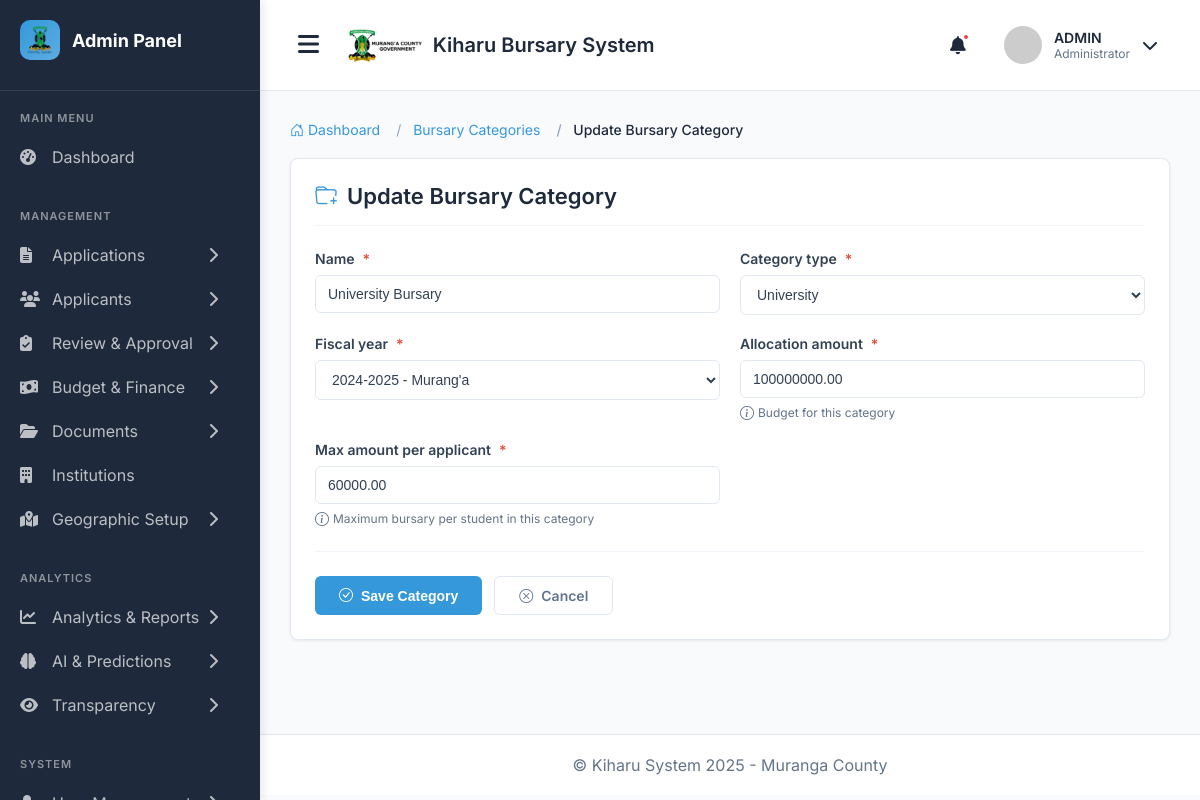
The app's page /admin-bursary-categories/2/update/ (signed in) with its own data.
### main_application/models.py (models this page shows, shortened)
class BursaryCategory(models.Model):
    CATEGORY_TYPES = (
        ('highschool', 'High School'),
        ('special_school', 'Special School'),
        ('college', 'College'),
        ('university', 'University'),
        ('technical', 'Technical/Vocational'),
        ('freshers', 'University Freshers'),
        ('merit', 'Merit-Based'),
        ('needy', 'Extremely Needy'),
        ('orphan', 'Orphan/Vulnerable'),
    )
    name = models.CharField(max_length=100)
    category_type = models.CharField(max_length=20, choices=CATEGORY_TYPES)
    fiscal_year = models.ForeignKey(FiscalYear, on_delete=models.CASCADE, related_name='categories')
    allocation_amount = models.DecimalField(
        max_digits=12,
        decimal_places=2,
        help_text="Budget for this category"
    )
    max_amount_per_applicant = models.DecimalField(
        max_digits=10,
        decimal_places=2,
        help_text="Maximum bursary per student in this category"
    )
    min_amount_per_applicant = models.DecimalField(
        max_digits=10,
        decimal_places=2,
        default=5000,
        help_text="Minimum bursary per student"
    )
    target_beneficiaries = models.PositiveIntegerField(
        blank=True,
        null=True,
        help_text="Target number of beneficiaries"
    )
    description = models.TextField(blank=True, null=True)
    is_active = models.BooleanField(default=True)
    class Meta:
        verbose_name_plural = "Bursary Categories"
        ordering = ['fiscal_year', 'category_type']

### main_application/views.py (the view)
# urls.py: path('admin-bursary-categories/<int:pk>/update/', views.bursary_category_update, name='bursary_category_update'),
@login_required
@user_passes_test(is_admin)
def bursary_category_update(request, pk):
    category = get_object_or_404(BursaryCategory, pk=pk)
    if request.method == 'POST':
        form = BursaryCategoryForm(request.POST, instance=category)
        if form.is_valid():
            form.save()
            messages.success(request, "Bursary category updated successfully.")
            return redirect('bursary_category_list')  # adjust this to your list view
    else:
        form = BursaryCategoryForm(instance=category)
    return render(request, 'admin/bursary_category_form.html', {'form': form, 'title': 'Update Bursary Category'})

### main_application/forms.py
class BursaryCategoryForm(forms.ModelForm):
    class Meta:
        model = BursaryCategory
        fields = ['name', 'category_type', 'fiscal_year', 'allocation_amount', 'max_amount_per_applicant']
        widgets = {
            'name': forms.TextInput(attrs={'class': 'form-control'}),
            'category_type': forms.Select(attrs={'class': 'form-control'}),
            'fiscal_year': forms.Select(attrs={'class': 'form-control'}),
            'allocation_amount': forms.NumberInput(attrs={'class': 'form-control'}),
            'max_amount_per_applicant': forms.NumberInput(attrs={'class': 'form-control'}),
        }

### main_application/models.py (called while the page is built)
    def __str__(self):
        return f"{self.name} - {self.county.name}"

### main_application/views.py (called while the page is built)
def is_admin(user):
    return user.user_type == 'admin'

### templates/admin/bursary_category_form.html (shortened to what this page needs)
{% extends "admin_base.html" %}
{% block content %}
<div class="container-fluid">
    <nav aria-label="breadcrumb">
        <ol class="breadcrumb">
            <li class="breadcrumb-item">
                <a href="{% url 'admin_dashboard' %}">
                    <i class="bi bi-house-door"></i> Dashboard
                </a>
            </li>
            <li class="breadcrumb-item">
                <a href="{% url 'bursary_category_list' %}">
                    Bursary Categories
                </a>
            </li>
            <li class="breadcrumb-item active" aria-current="page">
                {{ title }}
            </li>
        </ol>
    </nav>
    <div class="section-container">
        <div class="page-header">
            <h1 class="page-title">
                <i class="bi bi-folder-plus"></i>
                {{ title }}
            </h1>
        </div>
        <form method="post" novalidate>
            <div class="form-section">
                <div class="form-row">
                    {% for field in form %}
                        <div class="form-group">
                            <label for="{{ field.id_for_label }}" class="form-label{% if field.field.required %} required{% endif %}">
                                {{ field.label }}
                            </label>
                            {% if field.field.widget.input_type == 'select' %}
                                {{ field }}
                            {% elif field.field.widget.input_type == 'textarea' %}
                                {{ field }}
                            {% else %}
                                {{ field }}
                            {% endif %}
                            {% if field.help_text %}
                                <div class="form-text">
                                    <i class="bi bi-info-circle help-icon"></i>
                                    {{ field.help_text }}
                                </div>
                            {% endif %}
                        </div>
                    {% endfor %}
                </div>
            </div>
            <div class="form-actions">
                <button type="submit" class="btn-save">
                    <i class="bi bi-check-circle"></i>
                    Save Category
                </button>
                <a href="{% url 'bursary_category_list' %}" class="btn-cancel">
                    <i class="bi bi-x-circle"></i>
                    Cancel
                </a>
            </div>
        </form>
    </div>
</div>
{% endblock %}

### templates/admin_base.html (style rules this page uses)
* { margin: 0; padding: 0; box-sizing: border-box; }
:root { --primary-color: #3498db; --primary-hover: #2980b9; --sidebar-bg: #1E293B; --sidebar-hover: #334155; --main-bg: #F8FAFC; --card-bg: #FFFFFF; --text-primary: #1E293B; --text-secondary: #64748B; --border-color: #E2E8F0; --success-color: #10B981; --danger-color: #EF4444; --warning-color: #F59E0B; }
body { font-family: 'Inter', sans-serif; background-color: var(--main-bg); color: var(--text-primary); overflow-x: hidden; }
.page-header { margin-bottom: 30px; }
.page-title { font-size: 28px; font-weight: 700; margin-bottom: 8px; }
.breadcrumb { display: flex; gap: 8px; color: var(--text-secondary); font-size: 14px; }
.breadcrumb a { color: var(--text-secondary); text-decoration: none; }

### templates/admin/bursary_category_form.html (style rules this page uses)
.breadcrumb { padding: 0; margin-bottom: 20px; font-size: 14px; list-style: none; display: flex; flex-wrap: wrap; }
.breadcrumb-item { color: #64748B; }
.breadcrumb-item + .breadcrumb-item::before { content: "/ "; color: #94A3B8; padding: 0 8px; }
.breadcrumb-item.active { color: #1E293B; font-weight: 500; }
.breadcrumb a { color: #3498db; text-decoration: none; transition: color 0.3s ease; }
.section-container { background: white; border-radius: 8px; padding: 24px; box-shadow: 0 1px 3px rgba(0, 0, 0, 0.08); margin-bottom: 24px; border: 1px solid #E2E8F0; }
.page-header { margin-bottom: 24px; padding-bottom: 16px; border-bottom: 1px solid #F1F5F9; }
.page-title { font-size: 22px; font-weight: 600; color: #1E293B; margin: 0; display: flex; align-items: center; gap: 10px; }
.page-title i { color: #3498db; }
.form-section { margin-bottom: 24px; }
.form-row { display: grid; grid-template-columns: repeat(auto-fit, minmax(300px, 1fr)); gap: 20px; margin-bottom: 20px; }
.form-group { display: flex; flex-direction: column; }
.form-label { font-size: 14px; font-weight: 600; color: #334155; margin-bottom: 8px; display: flex; align-items: center; gap: 4px; }
.form-label.required::after { content: '*'; color: #e74c3c; margin-left: 4px; }
.form-control, .form-select { padding: 10px 12px; border: 1px solid #E2E8F0; border-radius: 6px; font-size: 14px; color: #334155; background: white; transition: all 0.3s ease; }
.form-text { font-size: 12px; color: #64748B; margin-top: 6px; display: flex; align-items: center; gap: 4px; }
.form-text i { font-size: 14px; }
.form-actions { display: flex; gap: 12px; padding-top: 24px; border-top: 1px solid #F1F5F9; }
.btn-save { padding: 10px 24px; background: #3498db; color: white; border: none; border-radius: 6px; font-size: 14px; font-weight: 600; cursor: pointer; transition: all 0.3s ease; display: inline-flex; align-items: center; gap: 8px; }
.btn-cancel { padding: 10px 24px; background: white; color: #64748B; border: 1px solid #E2E8F0; border-radius: 6px; font-size: 14px; font-weight: 600; cursor: pointer; transition: all 0.3s ease; text-decoration: none; display: inline-flex; align-items: center; gap: 8px; }
input[type="text"].form-control, input[type="number"].form-control, input[type="email"].form-control, input[type="date"].form-control, select.form-select, textarea.form-control { width: 100%; }
.help-icon { color: #64748B; font-size: 14px; cursor: help; }

### records on screen
BursaryCategory: form "University Bursary" "100000000.00" "60000.00", form "University" "2024-2025 - Murang'a"

### other values on screen
{{ title }} "Update Bursary Category"
{{ field.label }} "Name" "Category type" "Fiscal year" "Allocation amount" "Max amount per applicant"
{{ field.help_text }} "Budget for this category" "Maximum bursary per student in this category"
